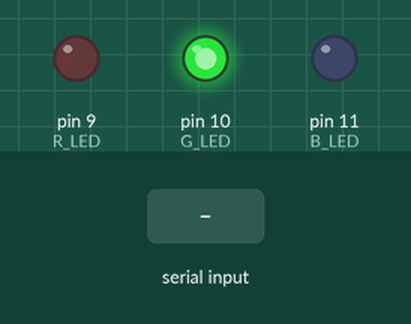
A sketch run on a simulated Arduino Uno, built with avr-gcc and run on an emulated ATmega328P. On the bench: output pins drawn as LEDs (lit = HIGH). Inputs (shaded band) come from the test bench.

Above: at 1.2 s.
1.3 s: byte 1 (1) received over Serial
At 1.7 s:
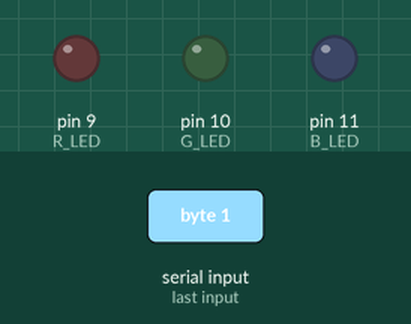
At 3.1 s:
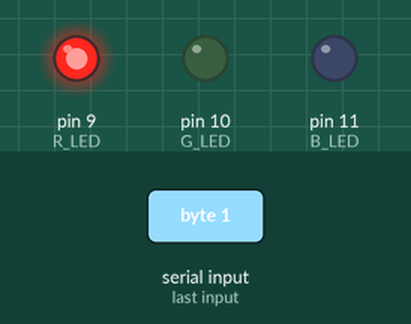
3.4 s: byte 2 (2) received over Serial
At 4.8 s:
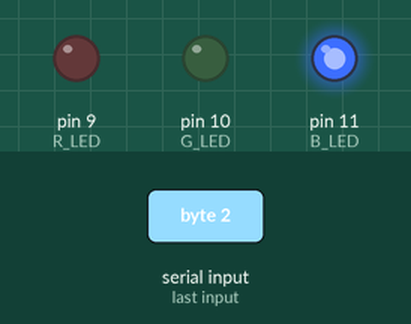
Timing chart, 0 to 6.4 s (numbered marks = the images above; inputs shaded):
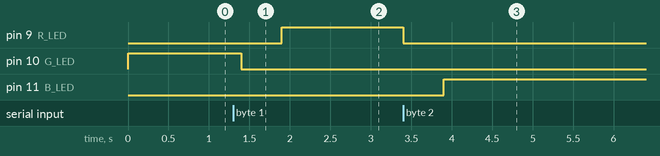

The sketch:

example08B.ino
```cpp
//
// Copy and paste this example into an empty Arduino sketch

#define SENSOR 0
#define R_LED 9
#define G_LED 10
#define B_LED 11
#define BUTTON 12

int val = 0; // variable to store the value coming from the sensor

int btn = LOW;
int old_btn = LOW;
int state = 0;
char buffer[7] ;
int pointer = 0;
byte inByte = 0;

byte r = 0;
byte g = 0;
byte b = 0;

void setup() {
  Serial.begin(9600);  // open the serial port
  pinMode(BUTTON, INPUT);
}

void loop() {
//  val = analogRead(SENSOR); // read the value from the sensor
                            // the serial port

  if (Serial.available() > 0) {

    // read the incoming byte:
    inByte = Serial.read();
    if(inByte==1 || inByte==2){
     analogWrite(R_LED, 0);  // turn the leds on
     analogWrite(G_LED, 0);  // turn the leds on
      analogWrite(B_LED, 0);  // sent by the computer
      delay(500);
    }
  }
//Serial.println(r);      // print the value to


if(inByte == 0){
     analogWrite(R_LED, 0);  // turn the leds on
     analogWrite(G_LED, 255);  // turn the leds on
     analogWrite(B_LED, 0);  // sent by the computer
}else if(inByte==1){
    analogWrite(R_LED, 255);  // turn the leds on
    analogWrite(G_LED, 0);  // turn the leds on
    analogWrite(B_LED, 0);  // sent by the computer
}else if(inByte==2){
    analogWrite(R_LED, 0);  // turn the leds on
    analogWrite(G_LED, 0);  // turn the leds on
    analogWrite(B_LED, 255);  // sent by the computer

}

//    analogWrite(R_LED, 255);  // turn the leds on
//    analogWrite(G_LED, 255);  // at the colour
//    analogWrite(B_LED, 255);  // sent by the computer

  delay(100);                // wait 100ms between each send
}
```

Measured:
- after the input at 1.3 s, pin 9 (R_LED): LOW → HIGH after 0.60 s; pin 10 (G_LED): HIGH → LOW after 0.10 s
- after the input at 3.4 s, pin 9 (R_LED): HIGH → LOW at once; pin 11 (B_LED): LOW → HIGH after 0.50 s
